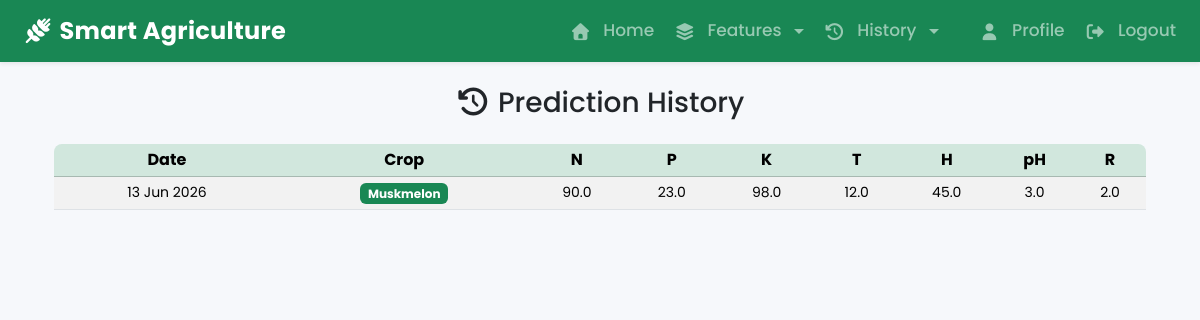
Screenshot of /user_history/ (signed in) with the database file from the repository.
### recommender/models.py (models this page shows, shortened)
class Prediction(models.Model):
    user = models.ForeignKey(User, on_delete=models.CASCADE, related_name='predictions')
    N = models.FloatField()
    P = models.FloatField()
    K = models.FloatField()
    temperature = models.FloatField()
    humidity = models.FloatField()
    ph = models.FloatField()
    rainfall = models.FloatField()
    predicted_crop = models.CharField(max_length=15)
    created_at = models.DateTimeField(auto_now_add=True)
    class Meta:
        ordering = ['-created_at']

### recommender/views.py (the view)
# urls.py: path('user_history/',user_history_view,name='user_history'),
@login_required
def user_history_view(request):
    predictions = Prediction.objects.filter(user=request.user)
    return render(request,"history.html",locals())

### recommender/templates/history.html (shortened to what this page needs)
{% extends 'base.html' %}
{% load static %}
{% block content %}
  <div class="container-fluid">
    <div class="text-center mb-4">
      <h3><i class="fa-solid fa-clock-rotate-left"></i> Prediction History</h3>
    </div>
<div class="table-responsive rounded-3 d-none d-md-block">
      <table class="table table-sm table-striped table-hover text-center align-middle">
        <thead class="table-success">
          <tr>
            <th>Date</th>
            <th>Crop</th>
            <th>N</th>
            <th>P</th>
            <th>K</th>
            <th>T</th>
            <th>H</th>
            <th>pH</th>
            <th>R</th>
          </tr>
        </thead>
        <tbody>
          {% if predictions %}
            {% for p in predictions %}
              <tr>
                <td class="small">{{ p.created_at|date:'d M Y' }}</td>
                <td>
                  <span class="badge bg-success small">{{ p.predicted_crop|title }}</span>
                </td>
                <td class="small">{{ p.N }}</td>
                <td class="small">{{ p.P }}</td>
                <td class="small">{{ p.K }}</td>
                <td class="small">{{ p.temperature }}</td>
                <td class="small">{{ p.humidity }}</td>
                <td class="small">{{ p.ph }}</td>
                <td class="small">{{ p.rainfall }}</td>
              </tr>
            {% endfor %}
          {% else %}
            <tr>
              <td colspan="10" class="text-muted">No prediction history found.</td>
            </tr>
          {% endif %}
        </tbody>
      </table>
    </div>
  </div>
{% endblock %}

### recommender/static/css/style.css (style rules this page uses)
html { scroll-behavior: smooth; }
body { background: #f6f8fb; font-family: 'Poppins', sans-serif; }

### rows the page displays
Prediction: created_at "13 Jun 2026", predicted_crop "Muskmelon", N "90.0", P "23.0", K "98.0", temperature "12.0", humidity "45.0", ph "3.0", rainfall "2.0"
